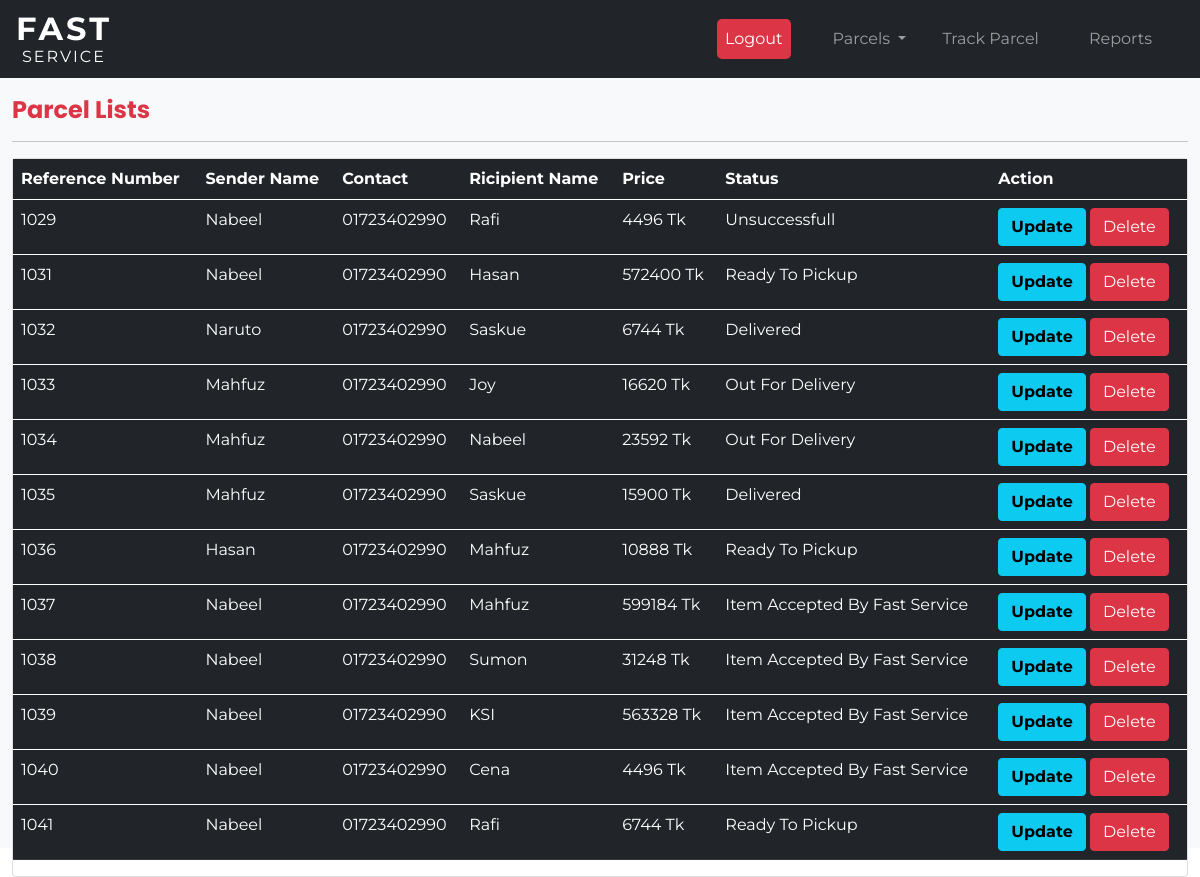
The page /admin/parcel_list.php (signed in) on the database its author committed.
### tables this page shows
CREATE TABLE `parcel` (
  `reference_number` int(25) NOT NULL,
  `sname` varchar(25) NOT NULL,
  `saddress` varchar(25) NOT NULL,
  `scontact` varchar(25) NOT NULL,
  `rname` varchar(25) NOT NULL,
  `raddress` varchar(25) NOT NULL,
  `rcontact` varchar(25) NOT NULL,
  `quantity` varchar(25) NOT NULL,
  `weight` varchar(25) NOT NULL,
  `size` varchar(25) NOT NULL,
  `money` varchar(25) NOT NULL,
  `status` varchar(200) NOT NULL
);

### admin/parcel_list.php (the view, shortened to what this page needs)
<?php include "header.php";
?>
<div class="container-fluid mx-10 mt-5 bg-light h-100">
    <br>
    <br>
    <h4 class="fs-4 text-danger fw-bold">Parcel Lists</h4>
    <hr>
    <div class="card">
        <div class="table-responsive">
            <table class="table table-dark table-hover ">
                <thead>
                    <tr>
                        <th scope="col">Reference Number</th>
                        <th scope="col">Sender Name</th>
                        <th scope="col">Contact</th>
                        <th scope="col">Ricipient Name</th>
                        <th scope="col">Price</th>
                        <th scope="col">Status</th>
                        <th scope="col">Action</th>
                    </tr>
                </thead>
                <tbody>
                    <?php include 'connection.php';
                    $sql = "select *from parcel";
                    $result =  mysqli_query($conn, $sql);
                    if (mysqli_num_rows($result) > 0) {
                        while ($row = mysqli_fetch_assoc($result)) {
                    ?>
                            <tr>
                                <td>
                                    <?php echo   $row["reference_number"]; ?>
                                </td>
                                <td>
                                    <?php echo    $row["sname"]; ?>
                                </td>
                                <td>
                                    <?php echo     $row["scontact"]; ?>
                                </td>
                                <td>
                                    <?php echo    $row["rname"]; ?>
                                </td>
                                <td>
                                    <?php echo    $row["money"] . " tk"; ?>
                                </td>
                                <td>
                                    <?php echo    $row["status"]; ?>
                                </td>
                                <td>
                                    <a class="btn btn-info fw-bold" role="button" href="update_status.php?reference_number=<?php echo $row['reference_number']; ?>">Update</a>
                                    <a class="btn btn-danger" role="button" href="delete_parcel_list.php?reference_number=<?php echo $row['reference_number']; ?>">Delete</a>
                                </td>
                            </tr>
                </tbody>
        <?php
                        }
                    }
        ?>
            </table>
        </div>
    </div>
</div>

### admin/header.php (shortened to what this page needs)
<!DOCTYPE html>
<html lang="en">
<head>
  <link href="https://cdn.jsdelivr.net/npm/bootstrap@5.0.1/dist/css/bootstrap.min.css" rel="stylesheet" />
  <link rel="stylesheet" href="https://cdnjs.cloudflare.com/ajax/libs/font-awesome/5.15.3/css/all.min.css" />
  <link rel="stylesheet" href="https://cdnjs.cloudflare.com/ajax/libs/font-awesome/5.15.3/css/fontawesome.min.css" />
  <link rel="stylesheet" href="style.css" />
</head>
<body>
  <header>
    <div class="container-fluid">
      <nav class="navbar navbar-expand-md navbar-dark bg-dark fixed-top fs-6 px-3">
        <a class="navbar-brand lh-1 text-center" href="index.php"><span class="fs-2 fw-bold" style="letter-spacing: 3px">FAST</span>
          <br />
          <span class="fs-6 text-center" style="letter-spacing: 2px">SERVICE</span></a>
        <div class="collapse navbar-collapse" id="navbar">
          <ul class="navbar-nav ms-auto">
            <li class="nav-item">
              <?php
              if ($_SESSION["name"]) {
              ?>
                <a class="nav-link me-4 active bg-danger" href="logout.php" tite="Logout">Logout</a>
              <?php
              } else
                header("Location:login.php");
              ?>
            </li>
            <li class="nav-item dropdown">
              <a class="nav-link dropdown-toggle" href="#" id="navbarDropdownMenuLink" role="button" data-bs-toggle="dropdown" aria-expanded="false">
                Parcels
              </a>
            </li>
            <li class="nav-item">
              <a href="tracker.php" class="nav-link me-4">Track Parcel</a>
            </li>
            <li class="nav-item">
              <a href="report.php" class="nav-link me-4">Reports</a>
            </li>
          </ul>
        </div>
      </nav>
    </div>
  </header>
</body>
</html>

### admin/style.css (style rules this page uses)
html, body { width: 100%; height: 100%; margin: 0 auto; }
body { font-family: "Montserrat", sans-serif; }
h1, h2, h3, h4, h5, h6 { font-family: "Poppins", sans-serif; }
.navbar-brand { color: white; }
.nav-link { text-align: center; margin: 10px; border-radius: 5px; transition: 0.4s; color: black; }

### admin/parcel_list.php (style rules this page uses)
table td { text-transform: capitalize; }

### rows shown on the page
parcel: reference_number "1029", sname "Nabeel", scontact "01723402990", rname "Rafi", money "4496", status "Unsuccessfull"
parcel: reference_number "1031", sname "Nabeel", scontact "01723402990", rname "Hasan", money "572400", status "Ready To Pickup"
parcel: reference_number "1032", sname "Naruto", scontact "01723402990", rname "Saskue", money "6744", status "Delivered"
parcel: reference_number "1033", sname "Mahfuz", scontact "01723402990", rname "Joy", money "16620", status "Out For Delivery"
parcel: reference_number "1034", sname "Mahfuz", scontact "01723402990", rname "Nabeel", money "23592", status "Out For Delivery"
parcel: reference_number "1035", sname "Mahfuz", scontact "01723402990", rname "Saskue", money "15900", status "Delivered"
parcel: reference_number "1036", sname "Hasan", scontact "01723402990", rname "Mahfuz", money "10888", status "Ready To Pickup"
parcel: reference_number "1037", sname "Nabeel", scontact "01723402990", rname "Mahfuz", money "599184", status "Item Accepted By Fast Service"
parcel: reference_number "1038", sname "Nabeel", scontact "01723402990", rname "Sumon", money "31248", status "Item Accepted By Fast Service"
parcel: reference_number "1039", sname "Nabeel", scontact "01723402990", rname "KSI", money "563328", status "Item Accepted By Fast Service"
parcel: reference_number "1040", sname "Nabeel", scontact "01723402990", rname "Cena", money "4496", status "Item Accepted By Fast Service"
parcel: reference_number "1041", sname "Nabeel", scontact "01723402990", rname "Rafi", money "6744", status "Ready To Pickup"
